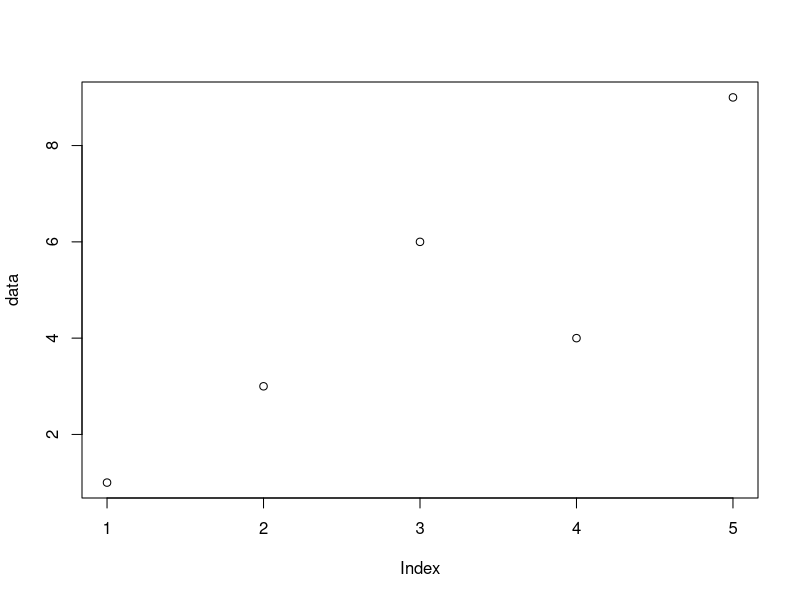

Recreate this plot in R.
## ---- chunk 1
# Define the data vector with 5 values
data <- c(1, 3, 6, 4, 9)

# Graph the data vector with all defaults
plot(data)
